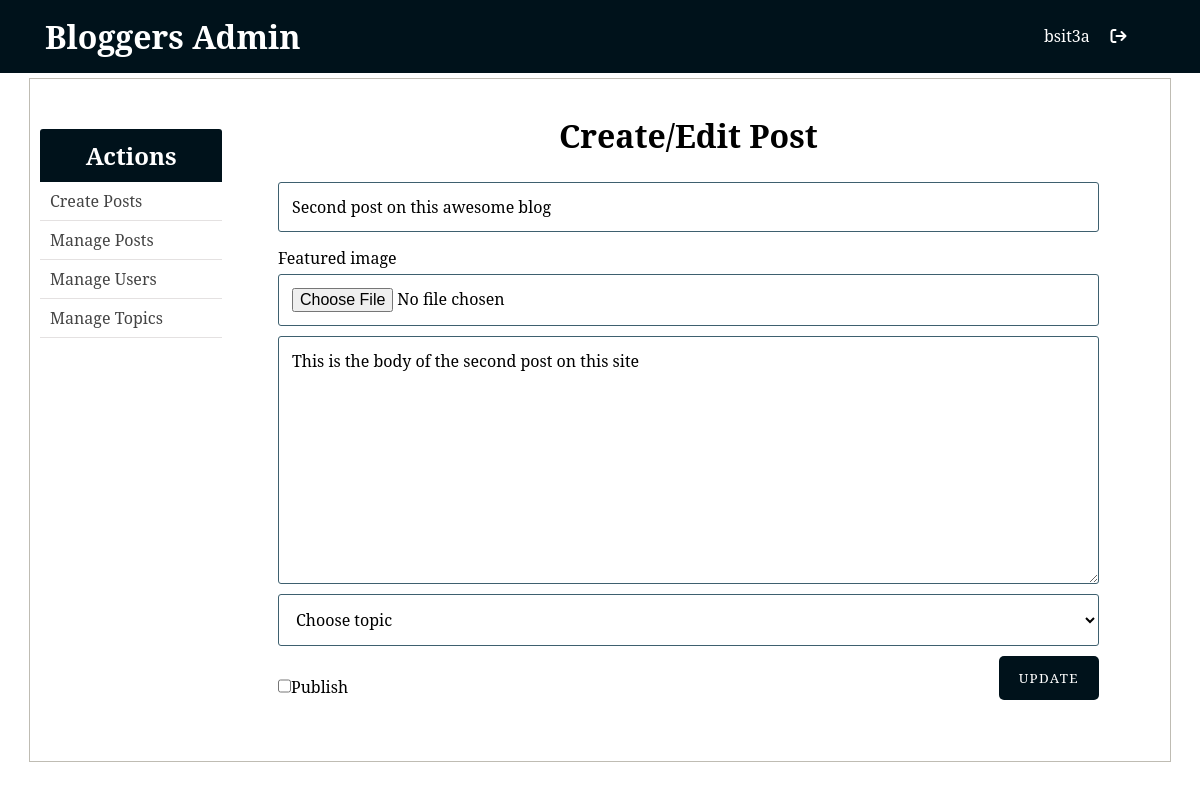
The page /blog/admin/create_post.php?edit-post=2 (signed in) on the database as committed earlier.
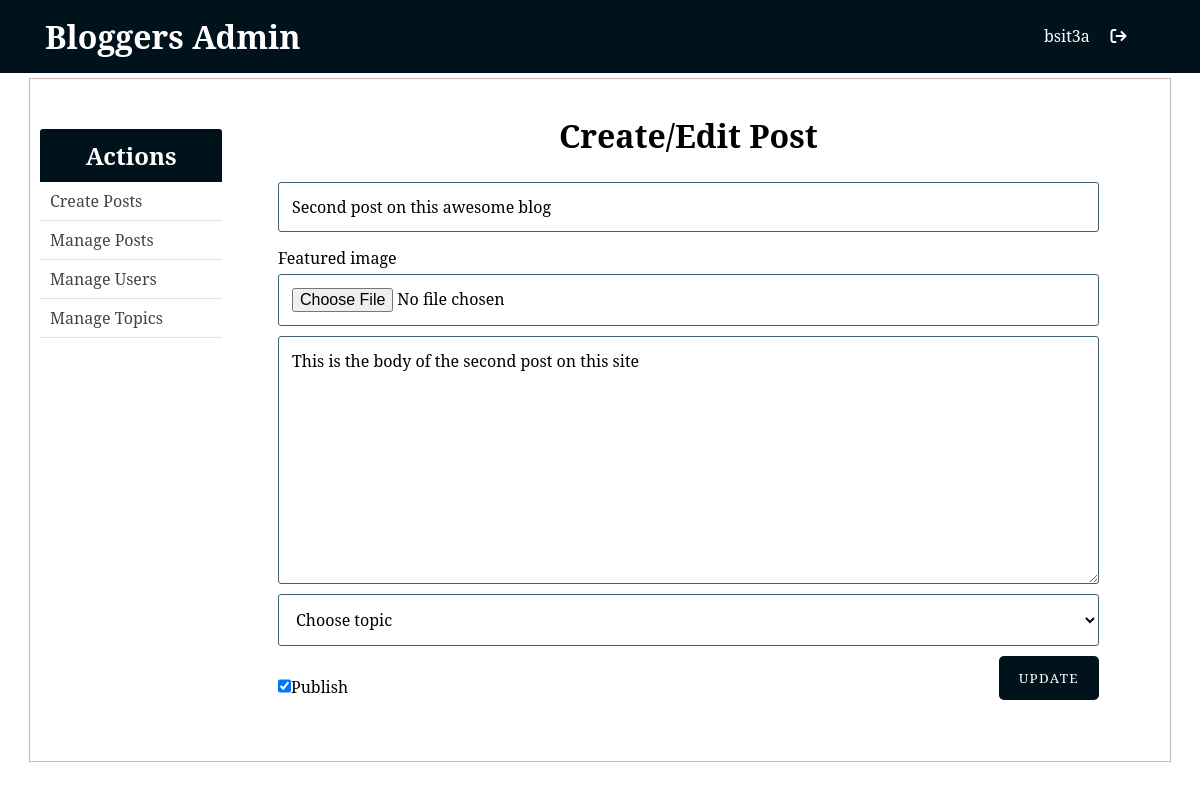
The same page on the database as committed later.
### blog/admin/includes/post_functions.php (called while the page is built, shortened)
<?php
if (isset($_GET['edit-post'])) {
	$isEditingPost = true;
	$post_id = $_GET['edit-post'];
	editPost($post_id);
}
function editPost($role_id)
{
    global $conn, $title, $post_slug, $body, $published, $isEditingPost, $post_id;
    $sql = "SELECT * FROM posts WHERE id=$role_id LIMIT 1";
    $result = mysqli_query($conn, $sql);
    $post = mysqli_fetch_assoc($result);
    $title = $post['title'];
    $body = $post['body'];
    $published = $post['published'];
}
?>

### blog/admin/create_post.php (the view, shortened to what this page needs)
<?php  include('../config.php'); ?>
<?php  include(ROOT_PATH . '/admin/includes/post_functions.php'); ?>
<?php include(ROOT_PATH . '/admin/includes/head_section.php'); ?>
</head>
<body>
	<?php include(ROOT_PATH . '/admin/includes/navbar.php') ?>
	<div class="container content">
		<?php include(ROOT_PATH . '/admin/includes/menu.php') ?>
		<div class="action create-post-div">
			<h1 class="page-title">Create/Edit Post</h1>
			<form method="post" enctype="multipart/form-data" action="<?php echo BASE_URL . 'admin/create_post.php'; ?>" >
				<input type="text" name="title" value="<?php echo $title; ?>" placeholder="Title">
				<label style="float: left; margin: 5px auto 5px;">Featured image</label>
				<input type="file" name="featured_image" >
				<textarea name="body" id="body" cols="30" rows="10"><?php echo $body; ?></textarea>
				<select name="topic_id">
					<option value="" selected disabled>Choose topic</option>
				</select>
				<?php if ($_SESSION['user']['role'] == "Admin"): ?>
					<?php if ($published == true): ?>
						<label for="publish">
							Publish
							<input type="checkbox" value="1" name="publish" checked="checked">&nbsp;
						</label>
					<?php else: ?>
						<label for="publish">
							Publish
							<input type="checkbox" value="1" name="publish">&nbsp;
						</label>
					<?php endif ?>
				<?php endif ?>
				<?php if ($isEditingPost === true): ?>
					<button type="submit" class="btn" name="update_post">UPDATE</button>
				<?php else: ?>
					<button type="submit" class="btn" name="create_post">Save Post</button>
				<?php endif ?>
			</form>
		</div>
	</div>
</body>
</html>

Rows that differ between the two databases and show on the page:
changed posts "Second post on this awesome blog": published 0 → 1 (drawn)
Other text that changed with them:
form field publish: (not shown) → "☑"
form field publish: "☐" → (not shown)
